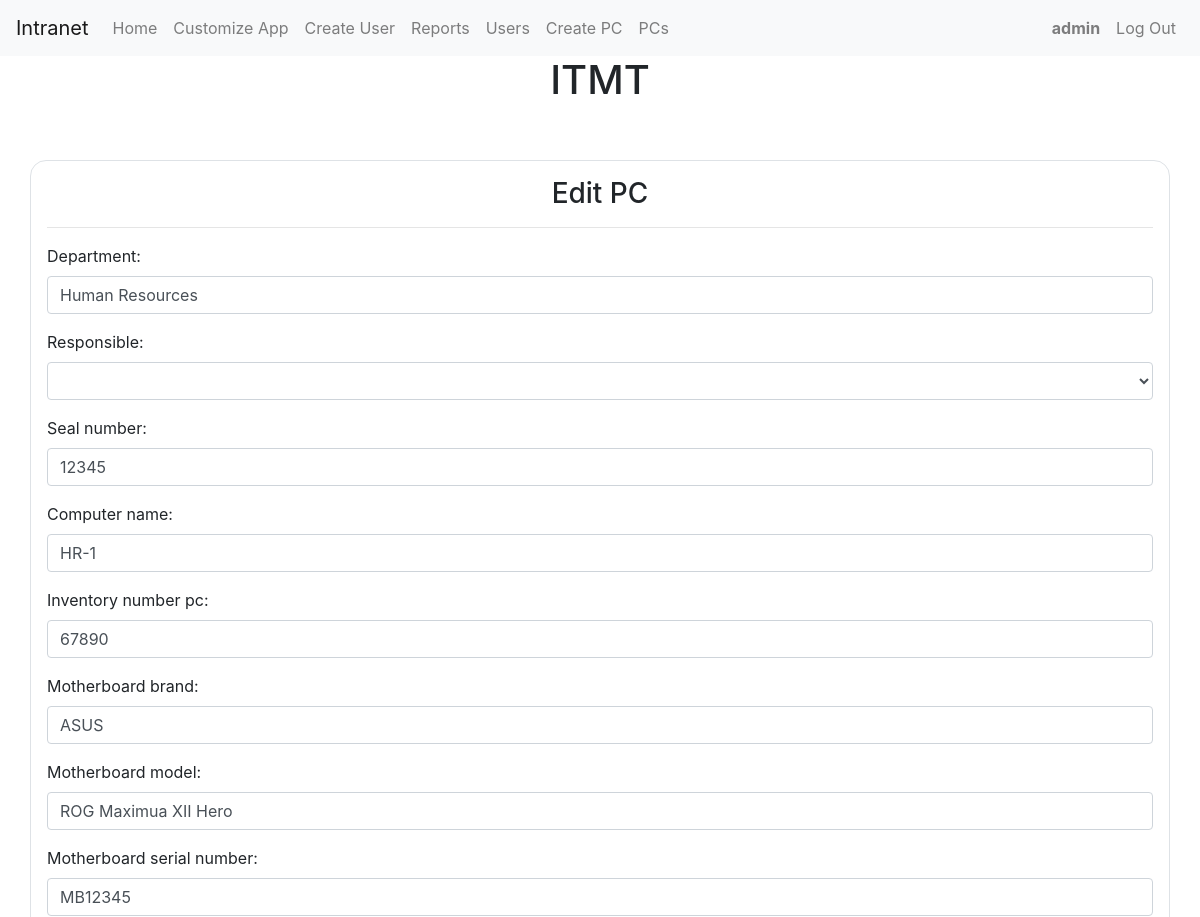
The page /edit_pc/HR-1 (signed in, upper part) on the database as committed earlier.
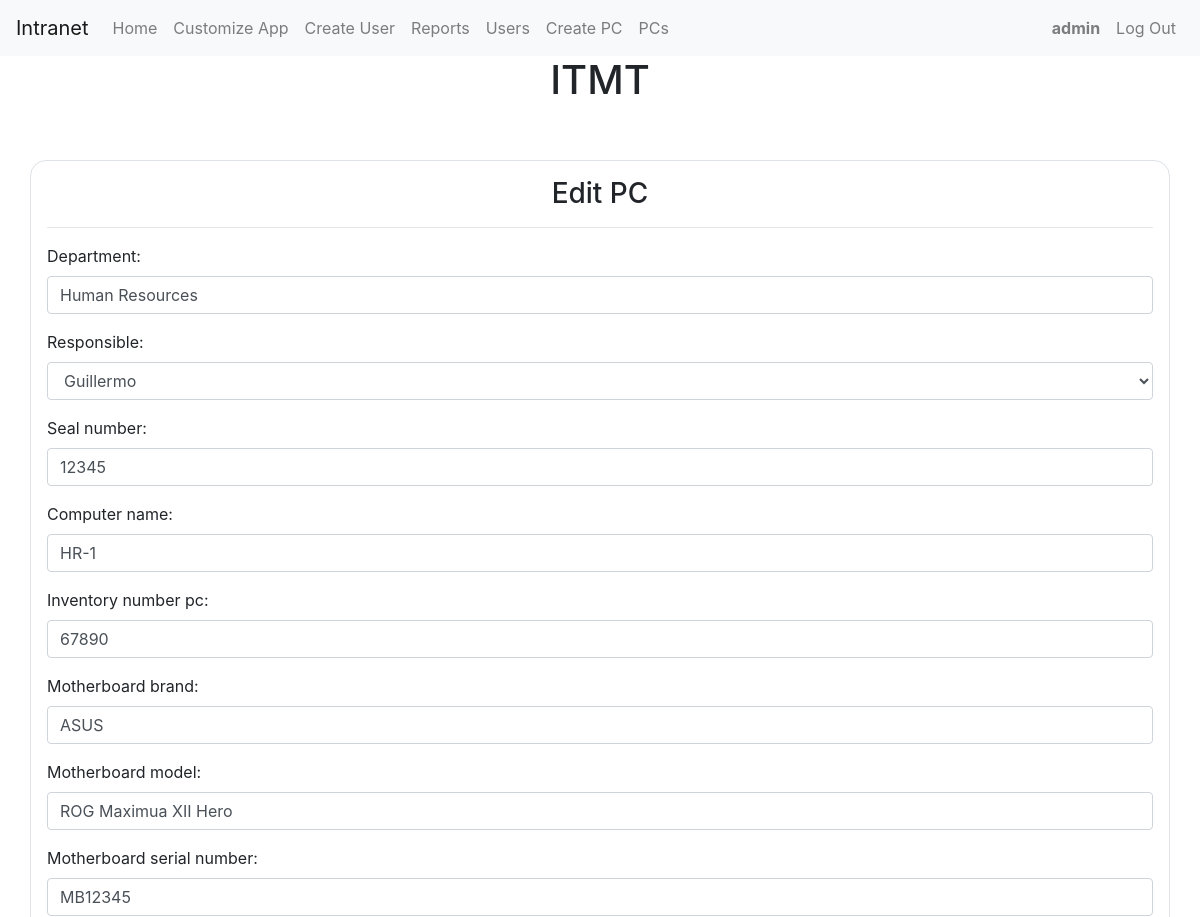
The same page on the database as committed later.
### capstone/models.py (models this page shows)
class Computer(models.Model):
    created_at = models.DateTimeField(auto_now_add=True)
    responsible = models.CharField(max_length=255, default="")
    department = models.CharField(max_length=255)
    seal_number = models.CharField(max_length=255, unique=True)
    computer_name = models.CharField(max_length=255)
    inventory_number_pc = models.CharField(max_length=255)
    motherboard_brand = models.CharField(max_length=255)
    motherboard_model = models.CharField(max_length=255)
    motherboard_serial_number = models.CharField(max_length=255, unique=True)
    hard_disk_brand = models.CharField(max_length=255)
    hard_disk_model = models.CharField(max_length=255)
    hard_disk_serial_number = models.CharField(max_length=255, unique=True)
    ram_memory_brand = models.CharField(max_length=255)
    ram_memory_model = models.CharField(max_length=255)
    ram_memory_serial_number = models.CharField(max_length=255, unique=True)
    microprocessor_brand = models.CharField(max_length=255)
    microprocessor_model = models.CharField(max_length=255)
    microprocessor_serial_number = models.CharField(max_length=255, unique=True)
    psu_internal_brand = models.CharField(max_length=255)
    psu_internal_model = models.CharField(max_length=255)
    psu_internal_serial_number = models.CharField(max_length=255, unique=True)
    cd_dvd_reader_brand = models.CharField(max_length=255)
    cd_dvd_reader_model = models.CharField(max_length=255)
    cd_dvd_reader_serial_number = models.CharField(max_length=255, unique=True)
    monitor_brand = models.CharField(max_length=255)
    monitor_model = models.CharField(max_length=255)
    monitor_serial_number = models.CharField(max_length=255, unique=True)
    monitor_inventory_number = models.CharField(max_length=255)
    keyboard_brand = models.CharField(max_length=255)
    keyboard_model = models.CharField(max_length=255)
    keyboard_serial_number = models.CharField(max_length=255, unique=True)
    keyboard_inventory_number = models.CharField(max_length=255)
    mouse_brand = models.CharField(max_length=255)
    mouse_model = models.CharField(max_length=255)
    mouse_serial_number = models.CharField(max_length=255, unique=True)
    mouse_inventory_number = models.CharField(max_length=255)
    speakers_brand = models.CharField(max_length=255)
    speakers_model = models.CharField(max_length=255)
    speakers_serial_number = models.CharField(max_length=255, unique=True)
    speakers_inventory_number = models.CharField(max_length=255)
    printer_brand = models.CharField(max_length=255)
    printer_model = models.CharField(max_length=255)
    printer_serial_number = models.CharField(max_length=255, unique=True)
    printer_inventory_number = models.CharField(max_length=255)
    psu_external_brand = models.CharField(max_length=255)
    psu_external_model = models.CharField(max_length=255)
    psu_external_serial_number = models.CharField(max_length=255, unique=True)
    psu_external_inventory_number = models.CharField(max_length=255)

class User(AbstractUser):
    pass

### capstone/views.py (the view)
# urls.py: path("edit_pc/<str:computer_name>", views.edit_pc, name="edit_pc"),
@login_required
def edit_pc(request, computer_name):
    computer = get_object_or_404(Computer, computer_name=computer_name)
    users = (
        User.objects.all()
        .exclude(is_superuser=True)
        .exclude(username="admin")
        .order_by("username")
    )
    if request.method == "POST":
        department = request.POST["department"]
        responsible = request.POST["responsible"]
        form = ComputerForm(request.POST, instance=computer)
        if form.is_valid():
            computer = form.save(
                commit=False
            )  # commit=False is to not save the computer to the database yet
            computer.department = department
            computer.responsible = responsible
            computer.save()
            messages.success(request, "Computer updated successfully!")
            return redirect("edit_pc", computer_name=computer_name)
    else:
        form = ComputerForm(instance=computer)
    return render(request, "capstone/edit_pc.html", {"form": form, "users": users})

### capstone/forms.py
class ComputerForm(forms.ModelForm):
    class Meta:
        model = Computer
        exclude = ["department", "created_at", "responsible","id"]

### capstone/context_processors.py (called while the page is built)
def footer_processor(request):
    footer = Footer.objects.first()
    return {
        "company_name": footer.company_name,
        "company_address": footer.company_address,
        "company_phone": footer.company_phone,
        "company_email": footer.company_email,
        "company_avatar": footer.company_avatar,
    }

### capstone/templates/capstone/edit_pc.html (shortened to what this page needs)
{% extends "capstone/layout.html" %}
{% block body %}
{% if user.is_authenticated %}
{% if user.username == 'admin' %}
<div class="container mt-5 border p-3 br-3">
  <h3 class="mb-3 text-center">Edit PC</h3>
  <hr>
  <form method="post" enctype="multipart/form-data">
    <div class="form-group">
      <label for="name">Department:</label>
      <input
        class="form-control"
        type="text"
        name="department"
        id="department"
        value="{{form.instance.department}}"
        required
      />
    </div>
    <div class="form-group">
      <label for="name">Responsible:</label>
      <select class="form-control" name="responsible" id="responsible">
        <option value=""></option>
        {% for user in users %}
        <option value="{{ user.username }}" {% if user.username == form.instance.responsible %}selected{% endif %}>{{ user.username }}</option>
        {% endfor %}
      </select>
    </div>
    <div class="form-group">
    {{form.as_p}}
    </div>
  </form>
</div>
{% endif %}
{% endif %}
{% endblock %}

Rows that differ between the two databases and show on the page:
changed Computer "Human Resources": responsible (not shown) → "Guillermo"
